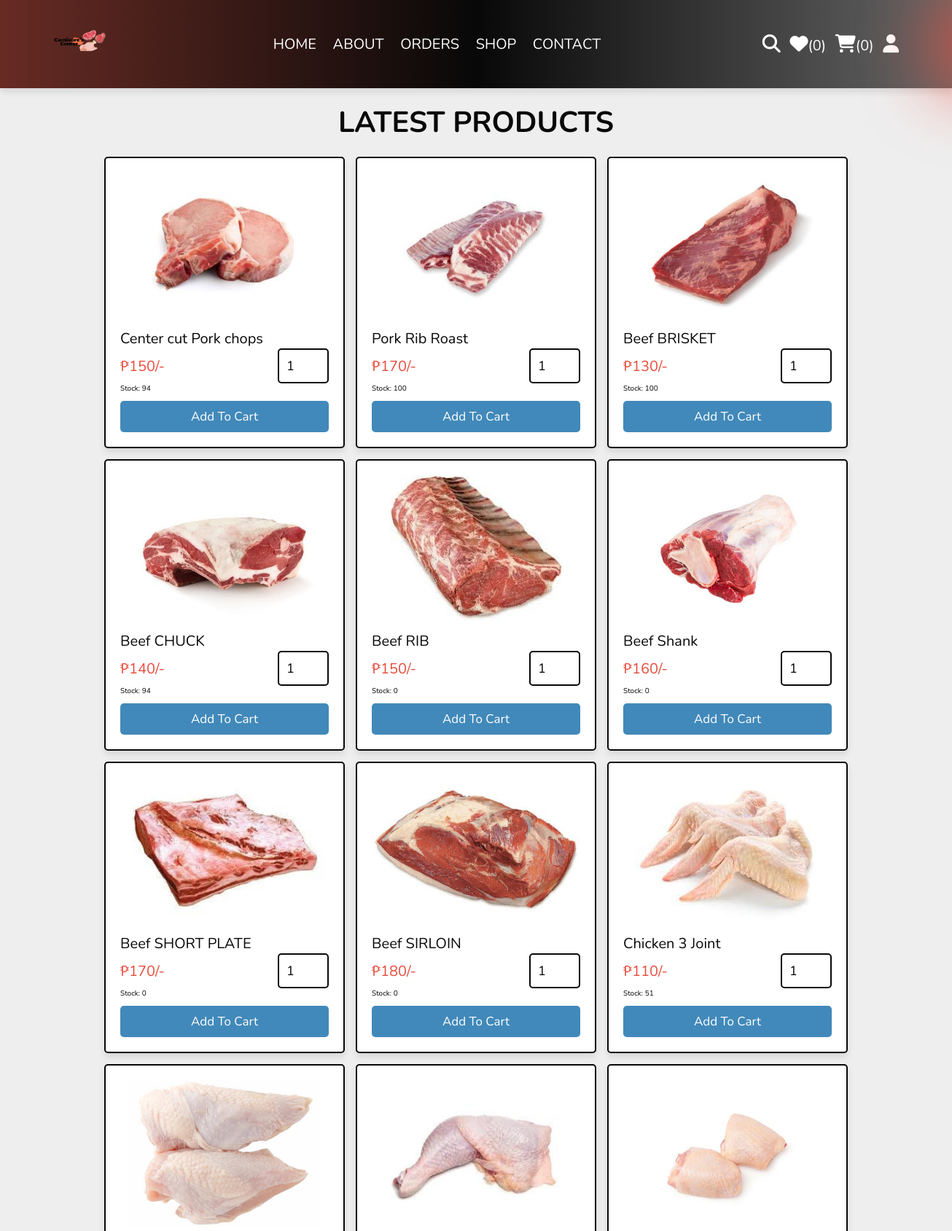
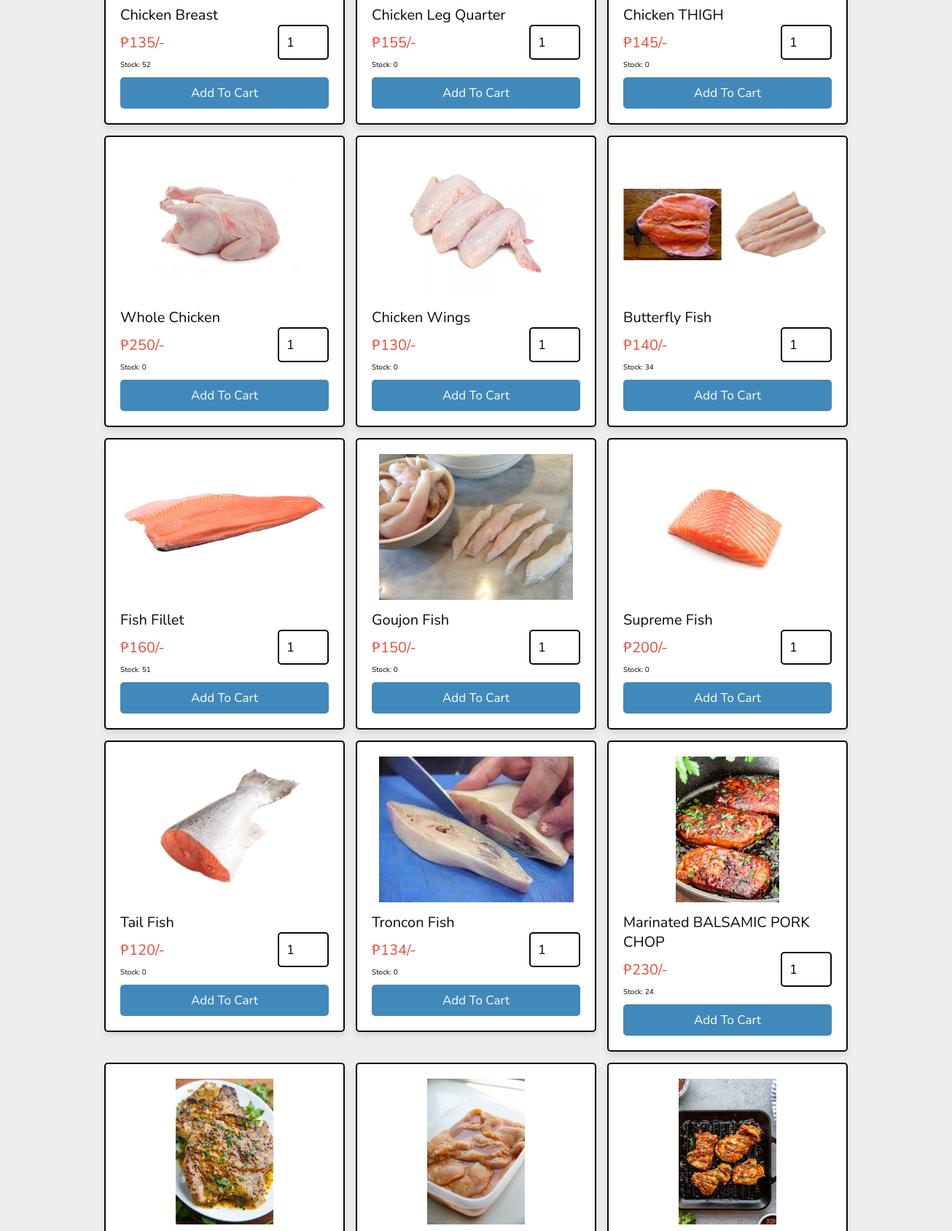
The page /shop.php (upper part) on the database its author committed (2 pictures, top to bottom).
### tables this page shows
CREATE TABLE `products` (
  `id` int(100) NOT NULL,
  `name` varchar(100) NOT NULL,
  `details` varchar(500) NOT NULL,
  `price` int(10) NOT NULL,
  `image_01` varchar(100) NOT NULL,
  `image_02` varchar(100) NOT NULL,
  `image_03` varchar(100) NOT NULL,
  `stock` int(11) NOT NULL DEFAULT 0,
  `category` varchar(255) DEFAULT NULL,
  `created_at` timestamp NOT NULL DEFAULT current_timestamp()
);

### shop.php (the view, shortened to what this page needs)
<?php
include 'components/connect.php';
?>
<!DOCTYPE html>
<html lang="en">
<head>
   <link rel="stylesheet" href="https://cdnjs.cloudflare.com/ajax/libs/font-awesome/6.1.1/css/all.min.css">
   <link rel="stylesheet" href="css/style.css">
</head>
<body>
<?php include 'components/user_header.php'; ?>
<section class="products">
   <h1 class="heading">latest products</h1>
   <div class="box-container">
   <?php
     $select_products = $conn->prepare("SELECT * FROM `products`");
     $select_products->execute();
     if($select_products->rowCount() > 0){
      while($fetch_product = $select_products->fetch(PDO::FETCH_ASSOC)){
   ?>
   <form action="" method="post" class="box" onsubmit="return checkStock(<?= $fetch_product['stock']; ?>, this);">
      <img src="uploaded_img/<?= $fetch_product['image_01']; ?>" alt="">
      <div class="name"><?= $fetch_product['name']; ?></div>
      <div class="flex">
         <div class="price"><span>₱</span><?= $fetch_product['price']; ?><span>/-</span></div>
         <input type="number" name="qty" class="qty" min="1" max="99" onkeypress="if(this.value.length == 2) return false;" value="1">
      </div>
      <div class="stock">Stock: <span><?= $fetch_product['stock']; ?></span></div>
      <input type="submit" value="add to cart" class="btn" name="add_to_cart">
   </form>
   <?php
      }
   }else{
      echo '<p class="empty">no products found!</p>';
   }
   ?>
   </div>
</section>
</body>
</html>

### css/style.css (style rules this page uses)
:root { --main-color:#0665a5c2; --orange:#f39c12; --red:#e74c3c; --red2:#681a11c7; --black:#080808; --white:#fff; --light-color:#666; --light-bg:#eee; --border:.2rem solid var(--black); --box-shadow:0 .5rem 1rem rgba(0,0,0,.1); --lightblue:#139af5c2; --color1:#d4d4d4; --color2:#707070; --color3:#1f1f1f; --color4:#731010; --color5:#a80000; }
* { font-family: 'Nunito', sans-serif; margin:0; padding:0; box-sizing: border-box; outline: none; border:none; text-decoration: none; }
html { font-size: 62.5%; overflow-x: hidden; }
body { background-color: var(--light-bg); }
section { padding:2rem; max-width: 1200px; margin:0 auto; }
.heading { font-size: 4rem; color:var(--black); margin-bottom: 2rem; text-align: center; text-transform: uppercase; }
.btn, .delete-btn, .option-btn { display: block; width: 100%; margin-top: 1rem; border-radius: .5rem; padding:1rem 3rem; font-size: 1.7rem; text-transform: capitalize; color:var(--white); cursor: pointer; text-align: center; }
.btn { background-color: var(--main-color); }
.products .box-container { display: grid; grid-template-columns: repeat(auto-fit, 33rem); gap:1.5rem; justify-content: center; align-items: flex-start; }
.products .box-container .box { position: relative; background-color: var(--white); box-shadow: var(--box-shadow); border-radius: .5rem; border:var(--border); padding:2rem; overflow: hidden; }
.products .box-container .box img { height: 20rem; width: 100%; object-fit: contain; margin-bottom: 1rem; }
.products .box-container .box .name { font-size: 2rem; color:var(--black); }
.products .box-container .box .flex { display: flex; align-items: center; gap:1rem; }
.products .box-container .box .flex .qty { width: 7rem; padding:1rem; border:var(--border); font-size: 1.8rem; color:var(--black); border-radius: .5rem; }
.products .box-container .box .flex .price { font-size: 2rem; color:var(--red); margin-right: auto; }

### rows shown on the page
products: image_01 (picture), name "Center cut Pork chops", price "150", stock "94"
products: image_01 (picture), name "Pork Rib Roast", price "170", stock "100"
products: image_01 (picture), name "Beef BRISKET", price "130", stock "100"
products: image_01 (picture), name "Beef CHUCK", price "140", stock "94"
products: image_01 (picture), name "Beef RIB", price "150", stock "0"
products: image_01 (picture), name "Beef Shank", price "160", stock "0"
products: image_01 (picture), name "Beef SHORT PLATE", price "170", stock "0"
products: image_01 (picture), name "Beef SIRLOIN", price "180", stock "0"
products: image_01 (picture), name "Chicken 3 Joint", price "110", stock "51"
products: image_01 (picture), name "Chicken Breast", price "135", stock "52"
products: image_01 (picture), name "Chicken Leg Quarter", price "155", stock "0"
products: image_01 (picture), name "Chicken THIGH", price "145", stock "0"
products: image_01 (picture), name "Whole Chicken", price "250", stock "0"
products: image_01 (picture), name "Chicken Wings", price "130", stock "0"
products: image_01 (picture), name "Butterfly Fish", price "140", stock "34"
products: image_01 (picture), name "Fish Fillet", price "160", stock "51"
products: image_01 (picture), name "Goujon Fish", price "150", stock "0"
products: image_01 (picture), name "Supreme Fish", price "200", stock "0"
products: image_01 (picture), name "Tail Fish", price "120", stock "0"
products: image_01 (picture), name "Troncon Fish", price "134", stock "0"
products: image_01 (picture), name "Marinated BALSAMIC PORK CHOP", price "230", stock "24"
products: image_01 (picture)
products: image_01 (picture)
products: image_01 (picture)

### other values the page prints
$total_wishlist_counts "0"
$total_cart_counts "0"
